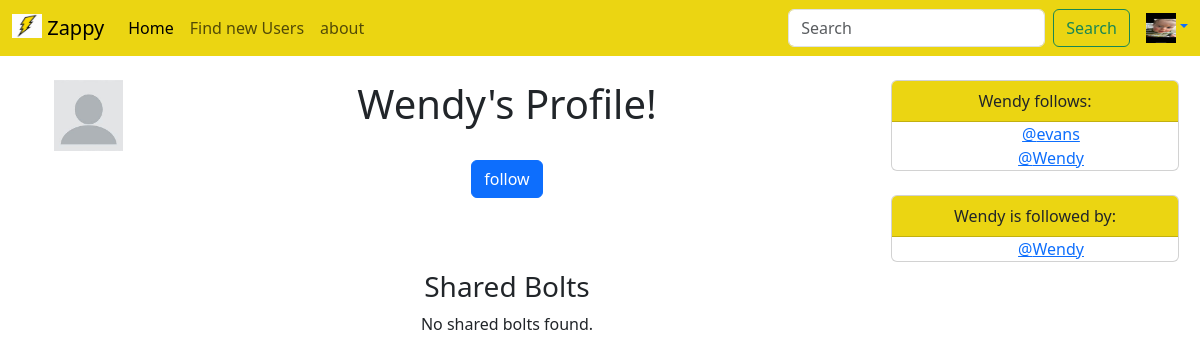
/profile/7 (signed in), run on the app's committed database.
### Tclone/models.py (models this page shows)
class Profile(models.Model):
    user = models.OneToOneField(User, on_delete=models.CASCADE)
    follows = models.ManyToManyField("self", related_name="followed_by", symmetrical=False, blank=True)
    profile_image= models.ImageField(null=True,blank=True,upload_to="images/")
    data_modified = models.DateTimeField(User, auto_now=True)
    def __str__(self):
        return self.user.username

### Tclone/views.py (the view)
# urls.py: path('profile/<str:pk>', views.profile, name="profile"),
def profile(request, pk):
    if request.user.is_authenticated:
        context_dict = {}
        profile = Profile.objects.get(user=pk)
        bolts = Bolt.objects.filter(user=pk).order_by("-created_at")
        shared_bolts = SharedBolt.objects.filter(user=pk).select_related('bolt')
        context_dict['profile'] = profile
        context_dict['bolts'] = bolts
        context_dict['shared_bolts'] = shared_bolts
        if request.method == 'POST':
            if 'follow_user' in request.POST:
                request.user.profile.follows.add(profile)
            elif 'unfollow_user' in request.POST:
                request.user.profile.follows.remove(profile)
    return render(request, 'profile.html',context=context_dict)

### Tclone/templates/profile.html (shortened to what this page needs)
{% extends 'base.html' %}
{% load static %}
{% block content %}
<html>
    {% if user.is_authenticated %}
        <div class="container text-center">
            <div class="row">
                <div class="col-1 text-right">
                    {% if profile.profile_image %}
                        <img src="{{ profile.profile_image.url }}" class="img-fluid">
                    {% else %}
                        <img src="{% static 'images/blankprofile.jpg' %}" class="img-fluid">
                    {% endif %}
                </div>
                <div class="col-8">
                    <h1>{{ profile.user }}'s Profile!</h1>
                    <br>
                    <body>
                        <form method="post" action="{% url 'profile' profile.user.id %}">
                            {% if profile in user.profile.follows.all %}
                                <input type="hidden" name="unfollow_user" value="{{ profile_user.id }}">
                                <button class="btn btn-primary " type="submit">following</button>
                            {% else %}
                                <button class="btn btn-primary" type="submit">follow</button>
                            {% endif %}
                        </form>
                        <br/><br/><br/>
                        <h3>Shared Bolts</h3>
                        {% if shared_bolts %}
                            {% for shared_bolt in shared_bolts %}
                                <div class="alert alert-info" role="alert">
                                    {{ shared_bolt.bolt.body }}<br/>
                                    <small class="text-muted">
                                        Shared by @{{ shared_bolt.user.username }}<br/>
                                        Shared {{ shared_bolt.bolt.created_at }} - Originally by @{{ shared_bolt.bolt.user.username }}  - {{ shared_bolt.bolt.get_number_likes }} Likes
                                        {% if user in shared_bolt.bolt.likes.all %}
                                            <a href="{% url 'bolt_like' shared_bolt.bolt.id %}">
                                                <i class="fa-solid fa-heart" style="color:red"></i>
                                            </a>
                                        {% else %}
                                            <a href="{% url 'bolt_like' shared_bolt.bolt.id %}">
                                                <i class="fa fa-heart-o" style="color:red"></i>
                                            </a>
                                        {% endif %}
                                    </small>
                                </div>
                            {% endfor %}
                        {% else %}
                            <p>No shared bolts found.</p>
                        {% endif %}
                    </body>
                </div>
                <div class="col-3">
                    <body>
                        <div class="card" style="width: 18rem;">
                            <div class="card-header" style="background-color: #ebd512;">
                                {{ profile.user }} follows:
                            </div>
                            {% if profile.follows %}
                                <ul class="list-group list-group-flush">
                                    <ul>
                                        {% for followed_user in profile.follows.all %}
                                            <a href="{% url 'profile' followed_user.user.id %}">@{{ followed_user }}</a></br>
                                        {% endfor %}
                                    </ul>
                                </ul>
                            {% else %}
                                <p>{{profile.user}} are not following anyone yet.</p>
                            {% endif %}
                        </div>
                        <div class="card " style="width: 18rem;">
                            <div class="card-header" style="background-color: #ebd512;">
                                {{ profile.user }} is followed by:</br>
                            </div>
                            {% if profile.follows %}
                                <ul class="list-group list-group-flush">
                                    <ul>
                                        {% for followed_user in profile.followed_by.all %}
                                        <a href="{% url 'profile' followed_user.user.id %}">@{{ followed_user }}</a></br>
                                        {% endfor %}
                                    </ul>
                            {% else %}
                                <p>{{profile.user}} is not followed by anyone yet.</p>
                            {% endif %}
                        </div>
                    </body>
                </div>
            </div>
        </div>
    {% else %}
        <div class="alert alert-warning" role="alert">
            You must be logged in to see this page.
            <a href="login">Login</a>
        </div>
    {% endif %}
</html>
{% endblock %}

### Tclone/templates/navbar.html (shortened to what this page needs)
{% load static %}
<nav class="navbar navbar-expand-lg navbar-light" style="background-color: #ebd512;">
    <div class="container-fluid">
      <a class="navbar-brand" href="/"><img src="{% static 'images/logo.jpg' %}" alt="Logo" width="30" height="24" class="d-inline-block align-text-top">
        Zappy</a>
      <div class="collapse navbar-collapse" id="navbarSupportedContent">
        <ul class="navbar-nav me-auto mb-2 mb-lg-0">
          <li class="nav-item">
            <a class="nav-link active" aria-current="page" href="/">Home</a>
          </li>
          <li class="nav-item">
            <a class="nav-link" href="{% url 'profile_list' %}">Find new Users</a>
          </li>
          <li class="nav-item">
            <a class="nav-link" href="about">about</a>
          </li>
        </ul>
        <form class="d-flex me-3" role="search">
          <input class="form-control me-2" type="search" placeholder="Search" aria-label="Search">
          <button class="btn btn-outline-success" type="submit">Search</button>
        </form>
        {% if user.is_authenticated %}
          {% if user.profile.profile_image %}
            <a class="dropdown-toggle" role="button" data-bs-toggle="dropdown" aria-expanded="false"> <img src="{{ user.profile.profile_image.url }}" alt="" width="30" height="30"></a>
          {% else %}
          <a class="dropdown-toggle" role="button" data-bs-toggle="dropdown" aria-expanded="false"> <img src="{% static 'images/blankprofile.jpg' %}" alt="" width="30" height="30"></a>
          {% endif %}
        {% else %}
          <a class="dropdown-toggle" role="button" data-bs-toggle="dropdown" aria-expanded="false"> <img src="{% static 'images/blankprofile.jpg' %}" alt="" width="30" height="30"></a>
            <ul class="dropdown-menu dropdown-menu-end">
              <li><a href="login">Login</a></li>
            </ul>
        {% endif %}
      </div>
    </div>
  </nav>

### data on the page
Profile: user "Wendy", user.username "Wendy"
Profile: user.username "evans"
